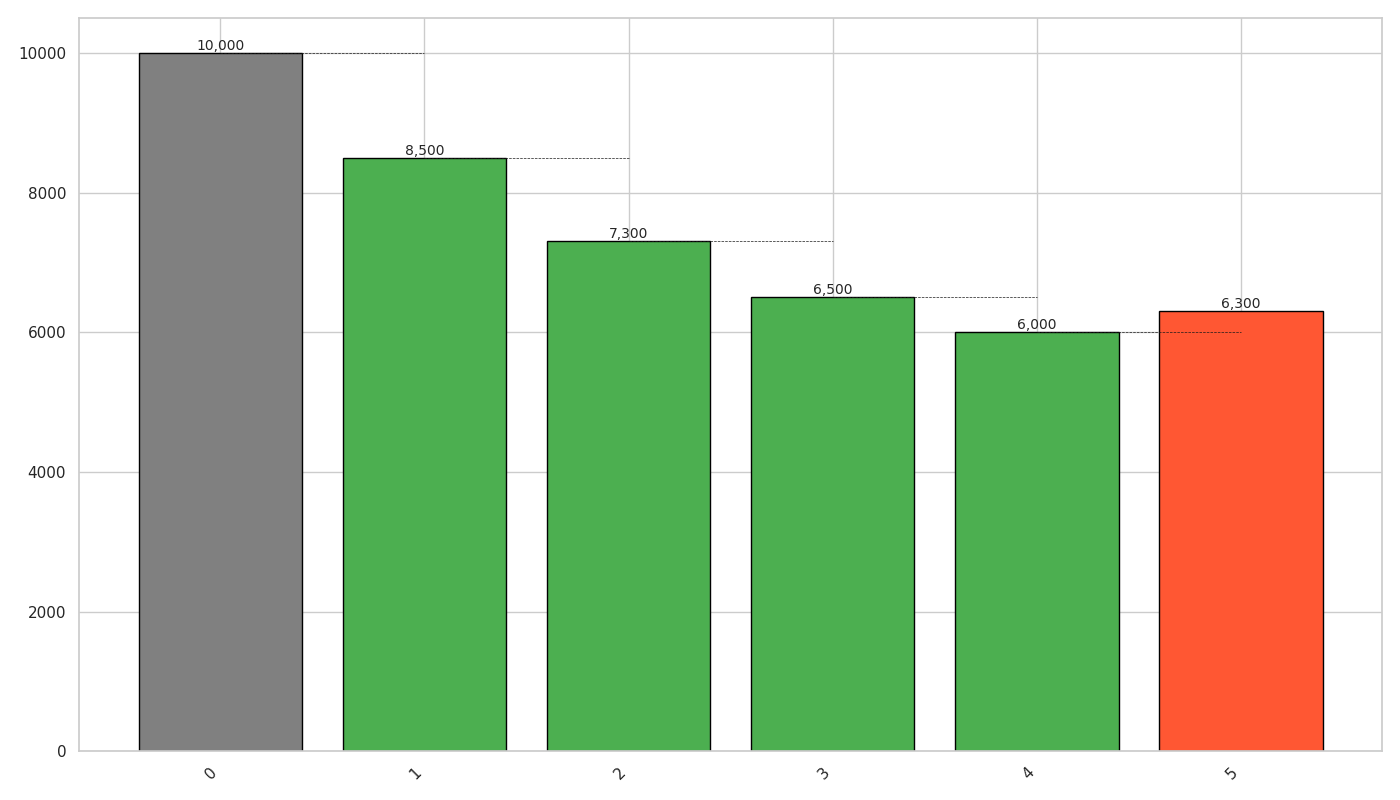

Write the Python code that produced this figure.
import matplotlib.pyplot as plt
import numpy as np

initial_emissions = 10000
emissions_changes = np.array([
    -1500, 
    -1200, 
    -800,   
    -500,   
    300     
])

emissions_positions = np.zeros(len(emissions_changes) + 1)
emissions_positions[0] = initial_emissions
for i in range(1, len(emissions_positions)):
    emissions_positions[i] = emissions_positions[i-1] + emissions_changes[i-1]

colors = ['#4CAF50' if x < 0 else '#FF5733' for x in emissions_changes]
colors = ['#808080'] + colors

fig, ax = plt.subplots(figsize=(14, 8))
bars = ax.bar(range(len(emissions_positions)), emissions_positions, color=colors, edgecolor='black')

for i in range(1, len(emissions_positions)):
    ax.plot([i-1, i], [emissions_positions[i-1], emissions_positions[i-1]], "k--", linewidth=0.5)

for bar, pos in zip(bars, emissions_positions):
    yval = bar.get_height()
    ax.text(bar.get_x() + bar.get_width()/2, yval, f"{pos:,.0f}", ha='center', va='bottom' if yval >= 0 else 'top', fontsize=10)

plt.xticks(rotation=45, ha='right')

# Removing textual elements such as title, x and y labels
ax.set_title("")
ax.set_ylabel('')
ax.set_xlabel('')

plt.tight_layout()
plt.show()
